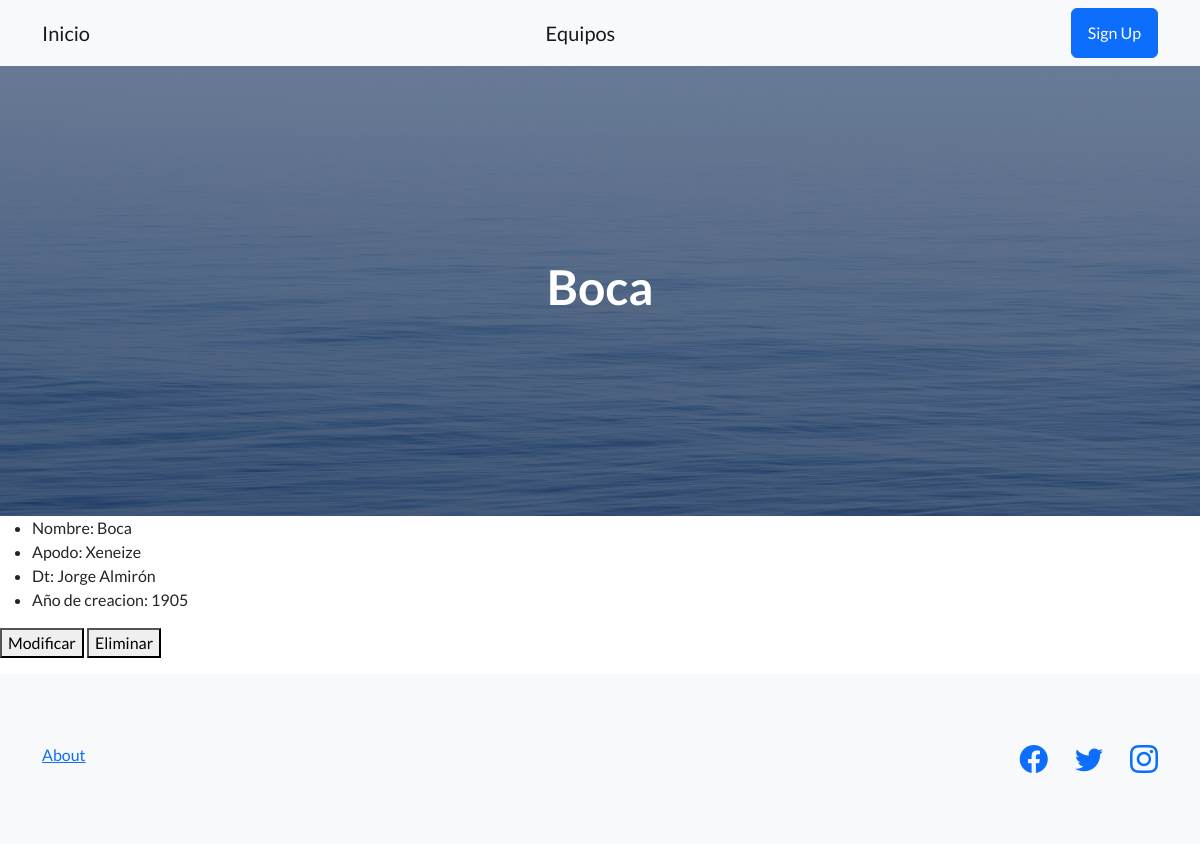
The app's page /equipos/9/ with its own data.
### Aplicacion/models.py (models this page shows, shortened)
class Equipo(models.Model):
    nombre = models.CharField (max_length = 30)
    apodo = models.CharField (max_length = 30)
    dt = models.CharField (max_length = 30)
    anio_de_creacion = models.IntegerField ()

### Aplicacion/views.py (the view)
# urls.py: path('equipos/<int:pk>/', views.MostrarEquipo.as_view(), name = 'Mostrar Equipos'),
class MostrarEquipo(DetailView):
    model = Equipo
    template_name = 'CBV/mostrar_equipo.html'

### Aplicacion/templates/CBV/mostrar_equipo.html (shortened to what this page needs)
{% extends 'base.html' %}
{% block h1_header %}
<h1>{{equipo.nombre}}</h1>
{% endblock h1_header %}
{% block contenido %}
<ul>
    <li>Nombre: {{equipo.nombre}}</li>
    <li>Apodo: {{equipo.apodo}}</li>
    <li>Dt: {{equipo.dt}}</li>
    <li>Año de creacion: {{equipo.anio_de_creacion}}</li>
</ul>
<p>
    <button>
    <a class="navbar-brand" href={% url 'Aplicacion:Modificar Equipos' equipo.id%}>Modificar</a>
    </button>
    <button>
    <a class="navbar-brand" href={% url 'Aplicacion:Eliminar Equipos' equipo.id%}>Eliminar</a>
    </button>
</p>
{% endblock contenido %}

### records on screen
Equipo: nombre "Boca", apodo "Xeneize", dt "Jorge Almirón", anio_de_creacion "1905"
